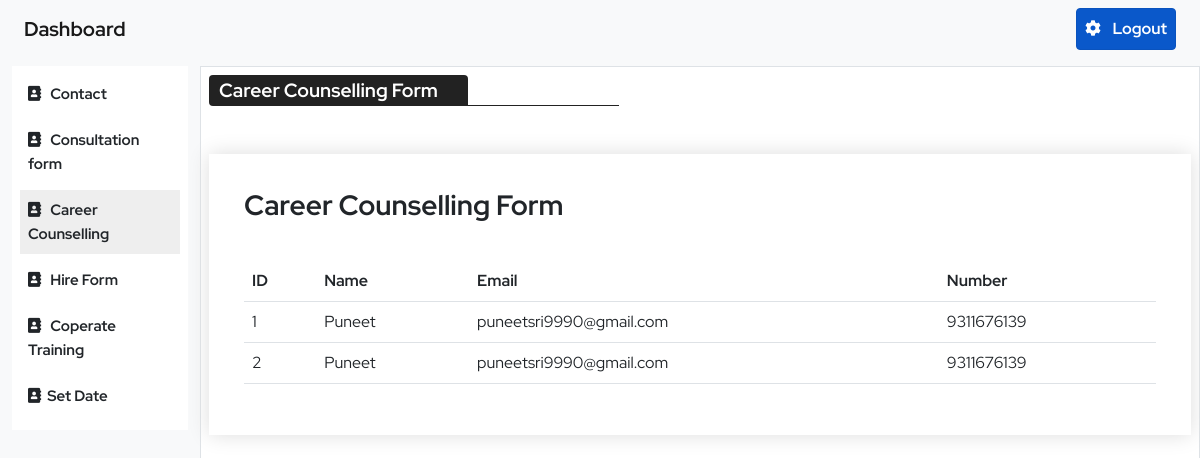
Page /dashboard/career.php (signed in) on the committed database.
### tables this page shows
CREATE TABLE `career` (
  `id` int(11) NOT NULL,
  `con_name` text NOT NULL,
  `con_email` text NOT NULL,
  `con_number` text NOT NULL
);

### dashboard/career.php (the view, shortened to what this page needs)
<?php
include 'inc/header.php'
?>
<div class="col-10 main-section bg-white border p-2">
   <h5 class="css">Career Counselling Form</h5>
   <div class="dn-form-container">
      <div class="d-flex justify-content-between top">
         <h3>Career Counselling Form</h3>
      </div>
      <table class="table">
         <tr>
            <th>ID</th>
            <th>Name</th>
            <th>Email</th>
            <th>Number</th>
         </tr>
         <?php
         $select = mysqli_query($conn, "select * from career ORDER BY id DESC ");
         $inc = 0;
         while ($item = mysqli_fetch_array($select)) {
               $inc++ ?>
               <tr>
                  <td><?php echo $inc; ?></td>
                  <td class="text-nowrap"><?php echo $item['con_name']; ?></td>
                  <td class="text-nowrap"><?php echo $item['con_email']; ?></td>
                  <td class="text-nowrap"><?php echo $item['con_number']; ?></td>
               </tr>
         <?php }
         ?>
      </table>
   </div>
   <?php include 'inc/footer.php' ?>

### dashboard/style.css (style rules this page uses)
* { margin: 0; padding: 0; -webkit-box-sizing: border-box; box-sizing: border-box; font-family: 'Red Hat Display', sans-serif; }
h1, h2, h3, h4, h5, h6 { font-weight: bold; }
h5.css { color: white; background-color: #222; display: inline-block; font-size: 1.2rem; padding: 4px 30px 4px 10px; border-radius: 4px; border-bottom-right-radius: 0; position: relative; }
h5.css::before { content: ''; width: 400px; height: 1px; background-color: #222; position: absolute; top: calc(100% - 1px); left: 10px; }
.dn-form-container { margin-top: 40px; padding: 35px; -webkit-box-shadow: 0 0 20px #ddd; box-shadow: 0 0 20px #ddd; }
.dn-form-container .top { margin-bottom: 30px; }

### rows in the picture
career: con_name "Puneet", con_email "puneetsri9990@gmail.com", con_number "9311676139"
career: con_name "Puneet", con_email "puneetsri9990@gmail.com", con_number "9311676139"
